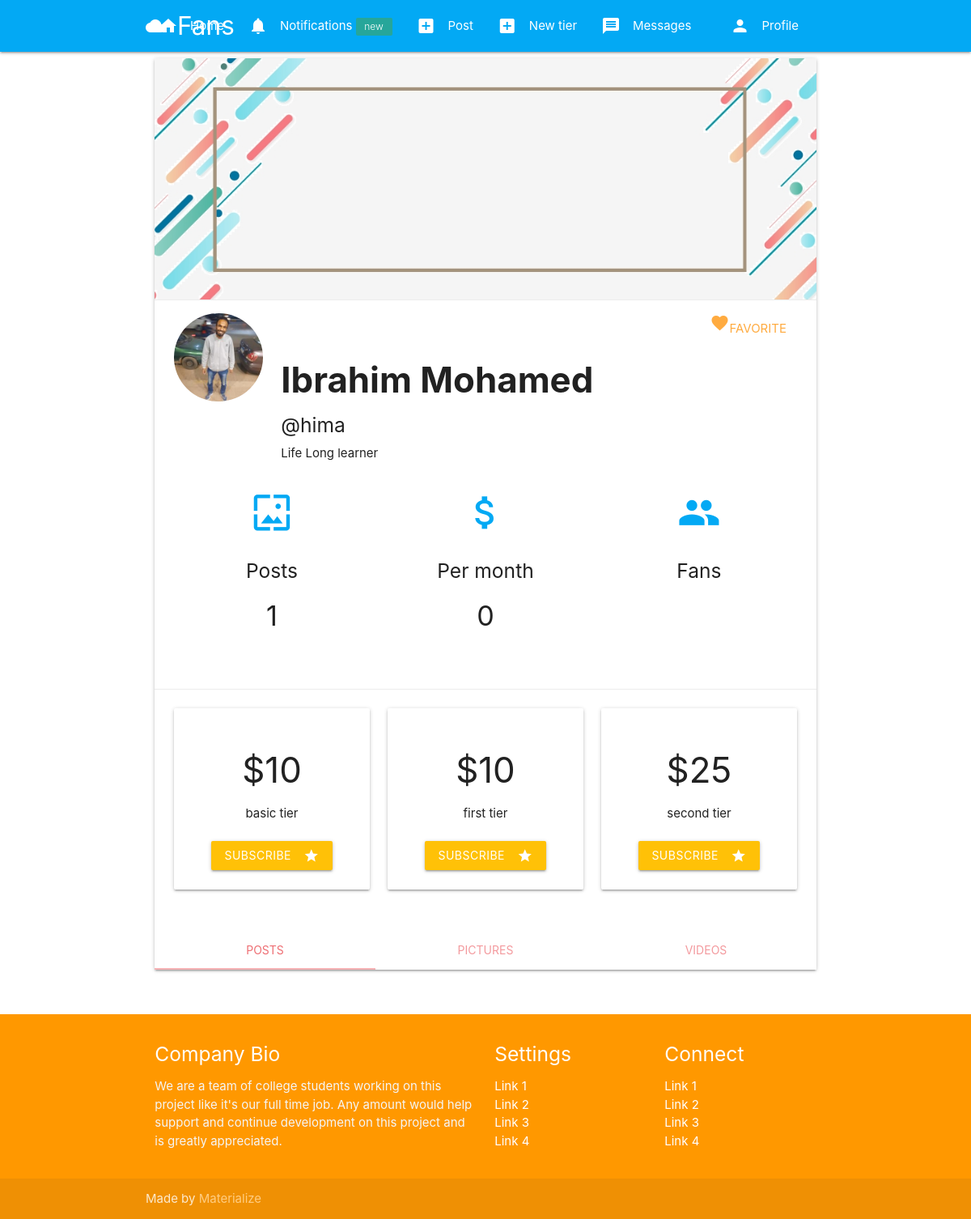
The page /hima/ (signed in) on the database as committed earlier.
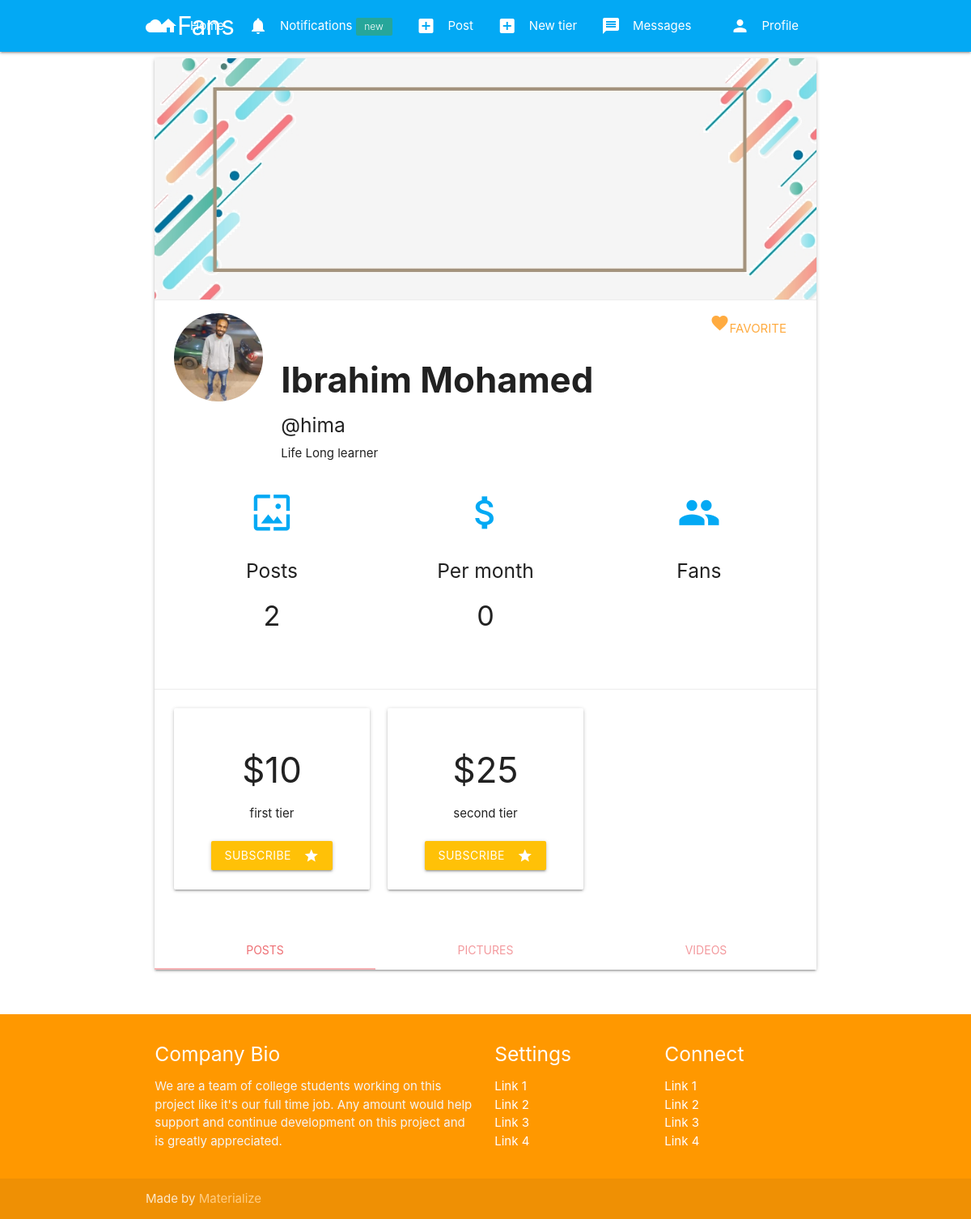
The same page on the database as committed later.
### tier/models.py (models this page shows, shortened)
class Tier(models.Model):
    number = models.PositiveSmallIntegerField(default=0)
    description = models.TextField(max_length=800,verbose_name='Description')
    price = models.IntegerField(verbose_name='Price')
    can_message = models.BooleanField(default=False)
    user = models.ForeignKey(User, related_name=("tier_user"), on_delete=models.CASCADE)

### authy/views.py (the view)
# urls.py: path('<username>/', UserProfile, name='profile'),
def UserProfile(request, username):
	user = get_object_or_404(User, username=username)
	profile = Profile.objects.get(user=user)
	tiers = Tier.objects.filter(user=user)
	posts_count = Post.objects.filter(user=user).count()
	favorite_list = PeopleList.objects.filter(user=request.user)
	person_in_list = PeopleList.objects.filter(user=request.user,people=user).exists()
	if request.method == 'POST':
		form = NewListForm(request.POST)
		if form.is_valid():
			title = form.cleaned_data.get('title')
			PeopleList.objects.create(title=title,user=request.user)
			return HttpResponseRedirect(reverse('profile',args=[username]))
	else:
  		form = NewListForm()
	template = loader.get_template('profile.html')
	context = {
	'profile':profile,'tiers':tiers,'posts_count':posts_count,'form':form,
	'favorite_list':favorite_list,'person_in_list':person_in_list,
	}
	return HttpResponse(template.render(context, request))

### authy/views.py (called while the page is built)
def side_nav_info(request):
	user = request.user
	nav_profile = None
	fans = None
	follows = None
	if user.is_authenticated:
		nav_profile = Profile.objects.get(user=user)
		fans = Subscription.objects.filter(subscribed=user).count()
		follows = Subscription.objects.filter(subscriber=user).count()
	return {'nav_profile': nav_profile, 'fans': fans, 'follows': follows}

### fans_clone/templates/profile.html (shortened to what this page needs)
{% extends 'base.html' %}
{% load static %}
{% load humanize %}
{% block banner %}
    <div class="col s12 m12">
      <div class="card">
        <div class="card-image">
          {% if profile.banner %}
            <img src="{{ profile.banner.url }}">
          {% else %}
            <img src="{% static 'img/nobanner.jpg' %}">
          {% endif %}
        </div>
        <div class="card-action">
          <div class="row">
            <div class="col s2">
              {% if profile.picture %}
                <img src="{{ profile.picture.url }}" class="circle responsive-img">
              {% else %}
                <img src="{% static 'img/no_avatar.jpg' %}" class="circle responsive-img">
              {% endif %}
            </div>
            <div class="right-align">
              {% if user.is_authenticated and user != profile.user %}
                {% if person_in_list == True %}
                  <a href="{%url 'remove-from-list' profile.user.username %}" class="btn red"><i class="material-icons">delete</i>unfavorite</a>
                  {% else %}
                  <a href="#modal1" class="modal-trigger"><i class="material-icons">favorite</i>Favorite</a>
                {% endif %}
                {% endif %}
            </div>
            <div class="col s10">
              <h3><b>{{ profile.user.first_name }} {{ profile.user.last_name }}</b></h3>
              <h5>@{{ profile.user.username }}</h5>
              {{ profile.profile_info }}
            </div>
            <div class="col s12">
            <div class="row">
              <div class="col s12 m4">
                <div class="icon-block">
                  <h2 class="center light-blue-text"><i class="material-icons">wallpaper</i></h2>
                  <h5 class="center">Posts</h5>
                  <h4 class="center">{{ posts_count }}</h4>
                </div>
              </div>
                <div class="col s12 m4">
                  <div class="icon-block">
                    <h2 class="center light-blue-text"><i class="material-icons">attach_money</i></h2>
                    <h5 class="center">Per month</h5>
                    <h4 class="center">{% if income == None %}0{% else %}{{ income.tier__price__sum }}{% endif %}</h4>
                  </div>
                </div>
                <div class="col s12 m4">
                <div class="icon-block">
                  <h2 class="center light-blue-text"><i class="material-icons">people</i></h2>
                  <h5 class="center">Fans</h5>
                </div>
                </div>
          </div>
          </div>
          </div>
        </div>
      {% if user.is_authenticated and user != profile.user %}
        <div class="card-action">
          <div class="row">
            {% for tier in tiers %}
            <div class="col s12 m4">
              <div class="card-panel center-align">
              <h3>${{ tier.price }}</h3>
              <span>{{ tier.description }}</span>
              <br><br>
              <a href="{% url 'subscribe' profile.user.username tier.id %}" class="waves-effect waves-light btn amber"><i class="material-icons right">star</i>Subscribe</a>
              </div>
            </div>
            {% endfor %}
          </div>
        </div>
      {% endif %}
            <div class="card-tabs">
              <ul class="tabs tabs-fixed-width">
                <li class="tab col s3"><a target="_self" class="{% if page_type == 3 %}active{% endif %}" href="{% url 'profile' profile.user.username %}">Posts</a></li>
                <li class="tab col s3"><a target="_self" class="{% if page_type == 1 %}active{% endif %}" href="{% url 'profilephotos' profile.user.username %}">Pictures</a></li>
                <li class="tab col s3"><a target="_self" class="{% if page_type == 2 %}active{% endif %}" href="{% url 'profilevideos' profile.user.username %}">Videos</a></li>
              </ul>
            </div>
          </div>
        </div>
    </div>
    </div>
{% endblock %}

Rows that differ between the two databases and show on the page:
removed Tier: price "10", description "basic tier"
Other text that changed with them:
{{ posts_count }}: "1" → "2"
